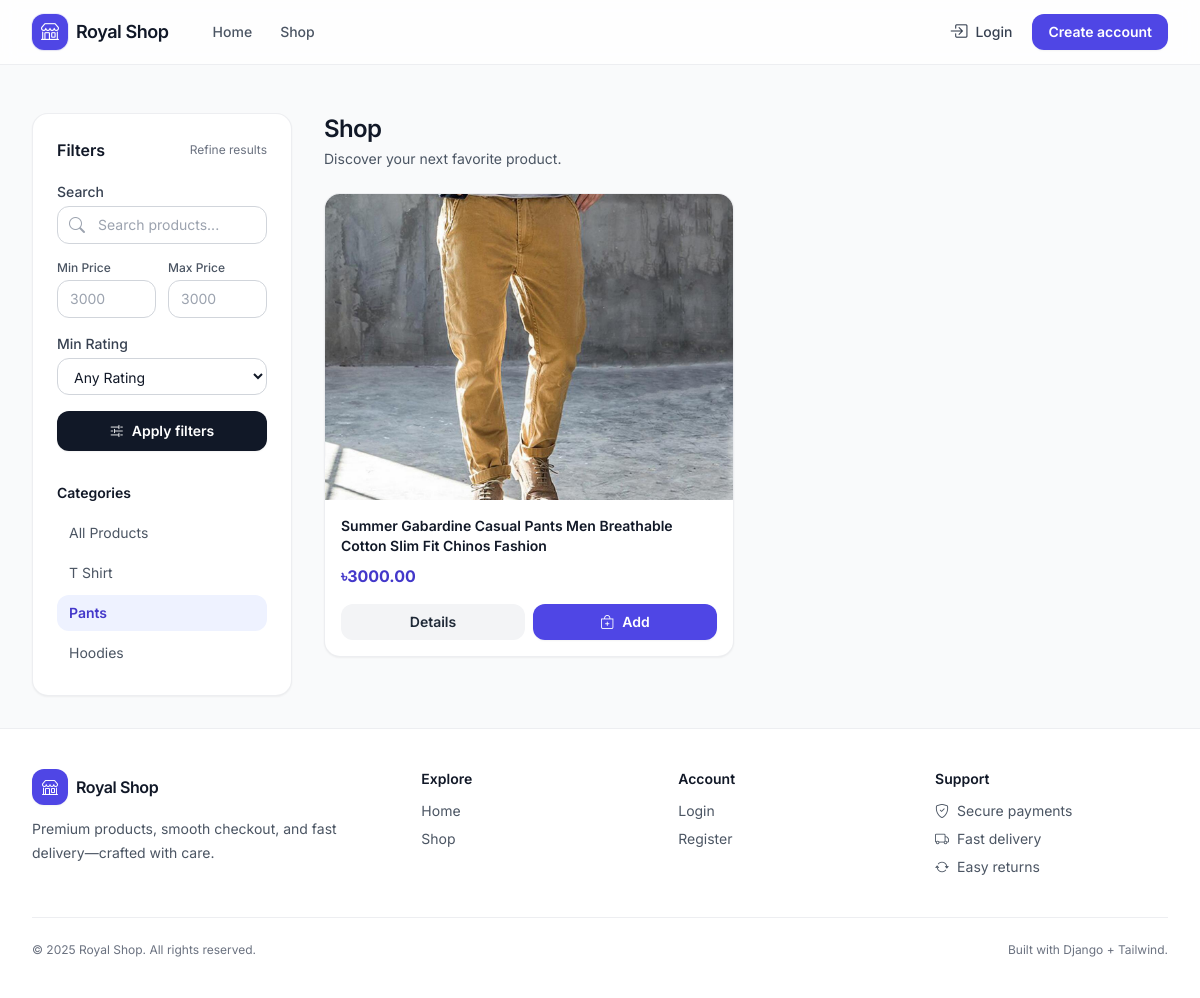
Screenshot of /products/pants/ with the database file from the repository.
### shop/models.py (models this page shows, shortened)
class Category(models.Model):
    name = models.CharField(max_length=100)
    slug = models.SlugField(max_length=100, unique=True)
    description = models.TextField()
    class Meta:
        verbose_name_plural = 'Categories'
    def __str__(self):
        return self.name

class Product(models.Model):
    name = models.CharField(max_length=100)
    slug = models.SlugField(max_length=200, unique=True)
    category = models.ForeignKey(Category, on_delete=models.CASCADE, related_name='products')
    description = models.TextField()
    price = models.DecimalField(max_digits=10, decimal_places=2)
    stock = models.PositiveBigIntegerField(default=1)
    available = models.BooleanField(default=True)
    created_at = models.DateTimeField(auto_now_add=True)
    updated_at = models.DateTimeField(auto_now=True)
    image = models.ImageField(upload_to='products/%Y/%m/%d')

### shop/views.py (the view, shortened to what this page needs)
# urls.py: path('products/', views.product_list, name="product_list"),
def product_list(request, category_slug = None):
    category = None
    categories = Category.objects.all()
    products = Product.objects.filter(available=True)
    if category_slug:
        category = get_object_or_404(Category, slug=category_slug)
        print("category .......", category)
        products = products.filter(category = category)
    min_price = products.aggregate(Min('price'))['price__min']
    max_price = products.aggregate(Max('price'))['price__max']
    if request.GET.get('min_price'):
        products = products.filter(price__gte=request.GET.get('min_price'))
    if request.GET.get('max_price'):
        products = products.filter(price__lte=request.GET.get('max_price'))
    if request.GET.get('rating'):
        min_rating = request.GET.get('rating')
        products = products.annotate(avg_rating = Avg('ratings__rating')).filter(avg_rating__gte=min_rating)
    return render(request, 'shop/product_list.html', {
        'category' : category,
        'categories' : categories,
        'products' : products,
        'min_price' : min_price,
        'max_price' : max_price
    })

### shop/context_processors.py (called while the page is built)
def cart_items_count(request):
    if request.user.is_authenticated:
        try:
            cart = Cart.objects.get(user=request.user)
            return {'cart_items_count' : cart.get_total_items()}
        except Cart.DoesNotExist:
            {'cart_items_count' : 0}
    return {'cart_items_count' : 0}

### templates/shop/product_list.html (shortened to what this page needs)
{% extends 'base.html' %}
{% block content %}
<div class="grid gap-8 lg:grid-cols-12">
    <aside class="lg:col-span-3">
        <div class="rounded-2xl border border-gray-200/70 bg-white p-6 shadow-sm lg:sticky lg:top-24">
            <div class="flex items-center justify-between">
                <h2 class="text-base font-semibold text-gray-900">Filters</h2>
                <span class="text-xs text-gray-500">Refine results</span>
            </div>
            <form method="GET" class="mt-5 space-y-4">
                <div>
                    <label class="block text-sm font-medium text-gray-700 mb-1">Search</label>
                    <div class="relative">
                        <i class="bi bi-search absolute left-3 top-1/2 -translate-y-1/2 text-gray-400"></i>
                        <input type="text" name="search" value="{{ request.GET.search }}" class="w-full rounded-xl border border-gray-300 bg-white py-2 pl-10 pr-3 text-sm outline-none focus:border-brand-500 focus:ring-2 focus:ring-brand-500/20" placeholder="Search products...">
                    </div>
                </div>
                <div class="grid grid-cols-2 gap-3">
                    <div>
                        <label class="block text-xs font-medium text-gray-600 mb-1">Min Price</label>
                        <input type="number" name="min_price" value="{{ request.GET.min_price }}" class="w-full rounded-xl border border-gray-300 bg-white px-3 py-2 text-sm outline-none focus:border-brand-500 focus:ring-2 focus:ring-brand-500/20" placeholder="{{ min_price }}">
                    </div>
                    <div>
                        <label class="block text-xs font-medium text-gray-600 mb-1">Max Price</label>
                        <input type="number" name="max_price" value="{{ request.GET.max_price }}" class="w-full rounded-xl border border-gray-300 bg-white px-3 py-2 text-sm outline-none focus:border-brand-500 focus:ring-2 focus:ring-brand-500/20" placeholder="{{ max_price }}">
                    </div>
                </div>
                <div>
                    <label class="block text-sm font-medium text-gray-700 mb-1">Min Rating</label>
                    <select name="rating" class="w-full rounded-xl border border-gray-300 bg-white px-3 py-2 text-sm outline-none focus:border-brand-500 focus:ring-2 focus:ring-brand-500/20">
                        <option value="">Any Rating</option>
                    </select>
                </div>
                <button type="submit" class="inline-flex w-full items-center justify-center gap-2 rounded-xl bg-gray-900 px-4 py-2.5 text-sm font-semibold text-white shadow-sm hover:bg-gray-800 transition">
                    <i class="bi bi-sliders2"></i>
                    Apply filters
                </button>
            </form>
            <div class="mt-8">
                <h3 class="text-sm font-semibold text-gray-900">Categories</h3>
                <ul class="mt-3 space-y-1">
                    <li>
                        <a href="{% url 'product_list' %}" class="block rounded-xl px-3 py-2 text-sm transition {% if not category %}bg-brand-50 text-brand-700 font-semibold{% else %}text-gray-600 hover:bg-gray-50{% endif %}">
                            All Products
                        </a>
                    </li>
                    {% for cat in categories %}
                    <li>
                        <a href="{% url 'product_list_by_category' cat.slug %}" class="block rounded-xl px-3 py-2 text-sm transition {% if category.slug == cat.slug %}bg-brand-50 text-brand-700 font-semibold{% else %}text-gray-600 hover:bg-gray-50{% endif %}">
                            {{ cat.name }}
                        </a>
                    </li>
                    {% endfor %}
                </ul>
            </div>
        </div>
    </aside>
    <section class="lg:col-span-9">
        <div class="flex items-end justify-between gap-4">
            <div>
                <h1 class="text-2xl font-semibold tracking-tight text-gray-900">Shop</h1>
                <p class="mt-1 text-sm text-gray-600">Discover your next favorite product.</p>
            </div>
        </div>
        <div class="mt-6 grid grid-cols-1 gap-6 md:grid-cols-2 xl:grid-cols-4">
            {% for product in products %}
            <div class="group flex flex-col overflow-hidden rounded-2xl border border-gray-200/70 bg-white shadow-sm transition hover:-translate-y-0.5 hover:shadow-soft">
                <a href="{% url 'product_detail' product.slug %}" class="relative block bg-gray-100">
                    <div class="aspect-[4/3] overflow-hidden">
                        {% if product.image %}
                        <img src="{{ product.image.url }}" alt="{{ product.name }}" class="h-full w-full object-cover object-center transition duration-500 group-hover:scale-105">
                        {% else %}
                        <div class="flex h-full w-full items-center justify-center text-gray-400">
                            <i class="bi bi-image text-3xl"></i>
                        </div>
                        {% endif %}
                    </div>
                </a>
                <div class="flex flex-1 flex-col p-4">
                    <div class="flex items-start justify-between gap-3">
                        <h5 class="line-clamp-2 text-sm font-semibold text-gray-900">
                            {{ product.name }}
                        </h5>
                    </div>
                    <div class="mt-2 flex items-center justify-between">
                        <span class="text-base font-bold text-brand-700">৳{{ product.price }}</span>
                    </div>
                    <div class="mt-4 grid grid-cols-2 gap-2">
                        <a href="{% url 'product_detail' product.slug %}" class="inline-flex items-center justify-center rounded-xl bg-gray-100 px-3 py-2 text-sm font-semibold text-gray-800 hover:bg-gray-200 transition">
                            Details
                        </a>
                        <a href="{% url 'cart_add' product.id %}" class="inline-flex items-center justify-center gap-2 rounded-xl bg-brand-600 px-3 py-2 text-sm font-semibold text-white shadow-sm hover:bg-brand-700 transition">
                            <i class="bi bi-bag-plus"></i>
                            Add
                        </a>
                    </div>
                </div>
            </div>
            {% endfor %}
        </div>
    </section>
</div>
{% endblock %}

### templates/base.html (style rules this page uses)
body { font-family: Inter, ui-sans-serif, system-ui, -apple-system, Segoe UI, Roboto, Helvetica, Arial, "Apple Color Emoji","Segoe UI Emoji"; }

### rows the page displays
Category: name "T Shirt"
Category: name "Pants"
Category: name "Hoodies"
Product: image (picture), name "Summer Gabardine Casual Pants Men Breathable Cotton Slim Fit Chinos Fashion", price "3000.00"
